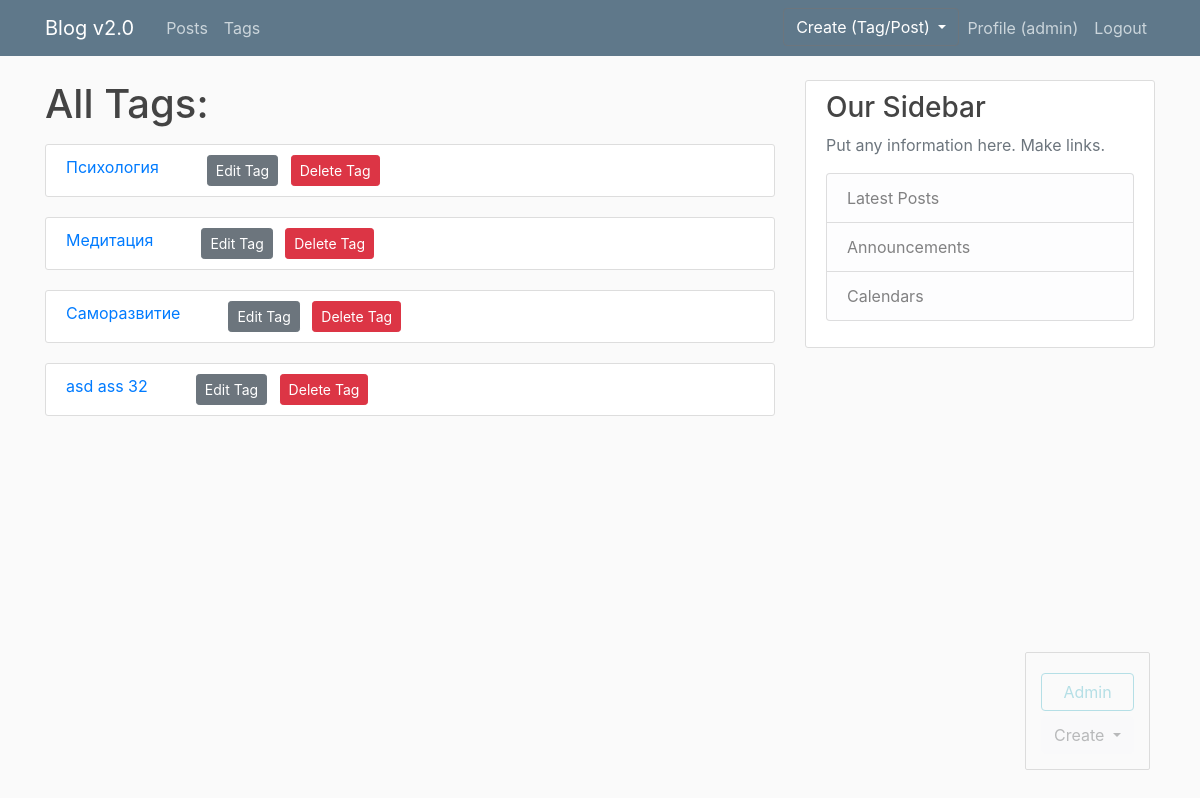
The page /tags/ (signed in) on the database its author committed.
### blog/models.py (models this page shows, shortened)
class Tag(models.Model):
	title = models.CharField(max_length=50, unique = True)
	slug = models.CharField(max_length=50, unique = True, blank = True)

### blog/views.py (the view)
# urls.py: path('tags/', TagListView.as_view(), name = 'tags'),
class TagListView(ListView):
	model = Tag
	template_name = 'blog/tags.html'
	def get_context_data(self, *args, **kwargs):
		context = super(TagListView, self).get_context_data(*args, **kwargs)
		context['tags'] = self.model.objects.all()
		return context

### blog/templates/blog/tags.html (shortened to what this page needs)
{% extends 'blog/base.html' %}
{% block content %}
	<h1 class = 'mb-3'>All Tags:</h1>
	{% for tag in tags %}
	<article class="media content-section">
	    <a href="{% url 'tag-detail' tag.slug %}">{{ tag.title }}</a>
	    {% if request.user.is_superuser %}
	    <div class="ml-5">
		    <a href="{% url 'tag-update' tag.slug %}" class = 'btn btn-secondary btn-sm '>Edit Tag</a>
		    <a href="{% url 'tag-delete' tag.slug %}" class = 'btn btn-danger btn-sm ml-2' >Delete Tag</a>
		</div>
		{% endif %}
	</article>
	{% endfor %}
{% endblock %}

### templates/main.html (shortened to what this page needs)
{% load static %}
<!DOCTYPE html>
<html>
<head>
	<link rel="stylesheet" href="https://stackpath.bootstrapcdn.com/bootstrap/4.1.3/css/bootstrap.min.css">
	<link rel="stylesheet" type="text/css" href="{% static 'css/blog/main.css' %}">
</head>
<body>
	<header class="site-header">
	  <nav class="navbar navbar-expand-md navbar-dark bg-steel fixed-top">
	    <div class="container">
	      <a class="navbar-brand mr-4" href="/">Blog v2.0</a>
	      <div class="collapse navbar-collapse" id="navbarToggle">
	        <div class="navbar-nav mr-auto">
	          <a class="nav-item nav-link" href="{% url 'blog-home' %}">Posts</a>
	          <a class="nav-item nav-link" href="{% url 'tags' %}">Tags</a>
	        </div>
	        <div class="navbar-nav">
	        	{% if user.is_authenticated %}
	        	    <div class="dropdown">
					  <button class="btn btn-secondary dropdown-toggle bg-steel" type="button" id="dropdownMenuButton" data-toggle="dropdown" aria-haspopup="true" aria-expanded="false">
					    Create (Tag/Post)
					  </button>
					</div>
	        	  <a class="nav-item nav-link" href="{% url 'profile' %}">Profile ({{ user.username }}) </a>
	        	  <a class="nav-item nav-link" href="{% url 'logout' %}">Logout</a>
	        	{% else %}
		          <a class="nav-item nav-link" href="{% url 'login' %}">Login</a>
		          <a class="nav-item nav-link" href="{% url 'register' %}">Register</a>
	            {% endif %}
	        </div>
	      </div>
	    </div>
	  </nav>
	</header>
	<main role="main" class="container">
	  <div class="row">
	    <div class="col-md-8">
	      {% block content %}
	      {% endblock %}
	    </div>
	    <div class="col-md-4">
	      <div class="content-section">
	        <h3>Our Sidebar</h3>
	        <p class='text-muted'>Put any information here. Make links.
	          <ul class="list-group">
	            <li class="list-group-item list-group-item-light">Latest Posts</li>
	            <li class="list-group-item list-group-item-light">Announcements</li>
	            <li class="list-group-item list-group-item-light">Calendars</li>
	          </ul>
	        </p>
	      </div>
	    </div>
	  </div>
	</main>
	{% if user.is_superuser %}
	<div class="admin-panel align-items-center">
		<a href="/admin" class = 'btn btn-outline-info'>Admin</a>
		{% block admin-panel %}
		{% endblock %}
	</div>
	{% endif %}
</body>
</html>

### static/css/blog/main.css (style rules this page uses)
body { background: #fafafa; color: #333333; margin-top: 5rem; }
h1, h2, h3, h4, h5, h6 { color: #444444; }
ul { margin: 0; }
.bg-steel { background-color: #5f788a; }
.site-header .navbar-nav .nav-link { color: #cbd5db; }
.content-section { background: #ffffff; padding: 10px 20px; border: 1px solid #dddddd; border-radius: 3px; margin-bottom: 20px; }
.admin-panel { border: 1px solid #999; border-radius: 2px; position:fixed; right: 50px; bottom: 30px; opacity: 0.3; padding: 15px; }
.admin-panel a { display: block; margin: 5px 0px; }

### rows shown on the page
Tag: title "Психология"
Tag: title "Медитация"
Tag: title "Саморазвитие"
Tag: title "asd ass 32"

### other values the page prints
{{ user.username }} "admin"
